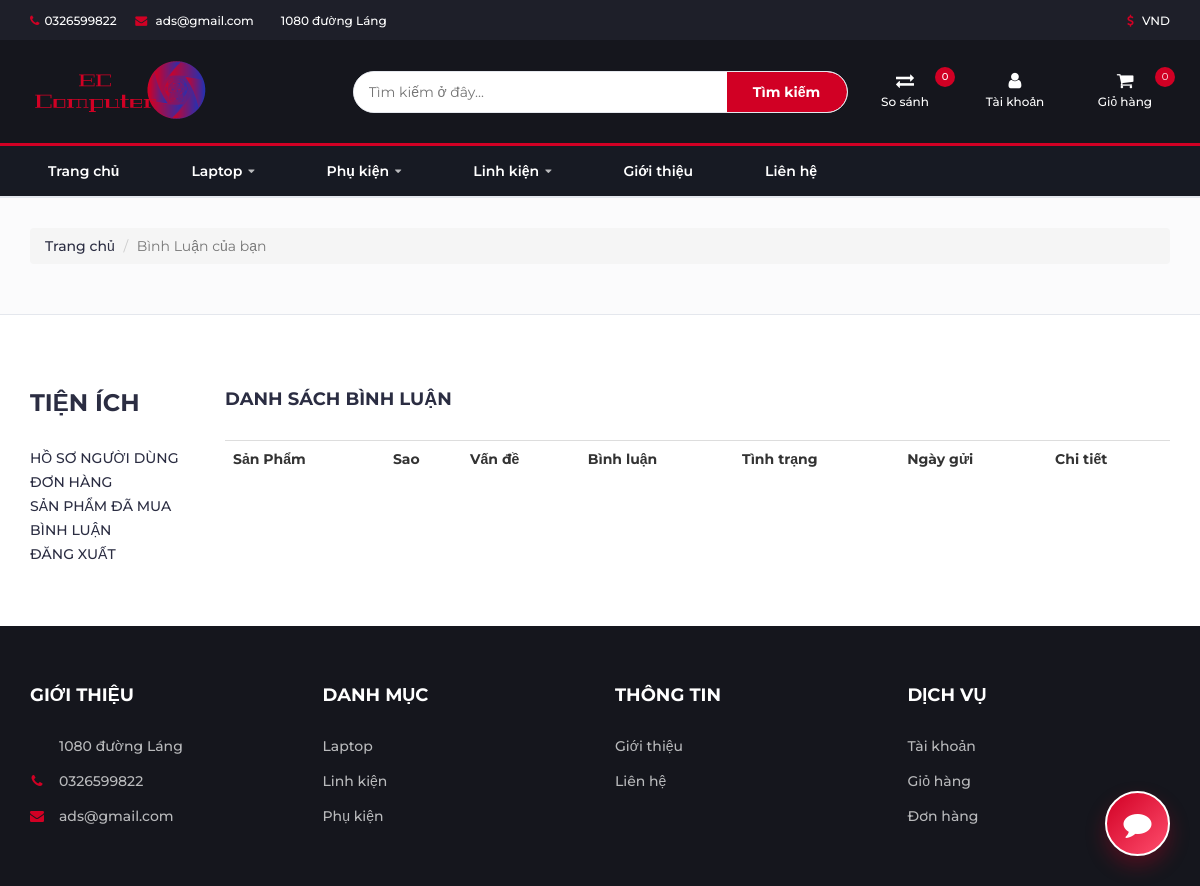
The app's page /user/comments/ with its own data.
### home/models.py (models this page shows, shortened)
class Setting(models.Model):
    STATUS = (
        ('True', 'True'),
        ('False', 'False'),
    )
    title = models.CharField(max_length=150)
    keywords = models.CharField(max_length=255)
    description = models.CharField(max_length=255)
    company = models.CharField(max_length=50)
    address = models.CharField(blank=True,max_length=100)
    phone = models.CharField(blank=True,max_length=15)
    fax = models.CharField(blank=True,max_length=15)
    email = models.CharField(blank=True,max_length=50)
    smtpserver = models.CharField(blank=True,max_length=50)
    smtpemail = models.CharField(blank=True,max_length=50)
    smtppassword = models.CharField(blank=True,max_length=10)
    smtpport = models.CharField(blank=True,max_length=5)
    icon = models.ImageField(blank=True,upload_to='images/')
    facebook = models.CharField(blank=True,max_length=50)
    instagram = models.CharField(blank=True,max_length=50)
    twitter = models.CharField(blank=True,max_length=50)
    youtube = models.CharField(blank=True, max_length=50)
    aboutus = RichTextUploadingField(blank=True)
    contact = RichTextUploadingField(blank=True)
    references = RichTextUploadingField(blank=True)
    status=models.CharField(max_length=10,choices=STATUS)
    create_at=models.DateTimeField(auto_now_add=True)
    update_at=models.DateTimeField(auto_now=True)

### product/models.py (models this page shows, shortened)
class Category(MPTTModel):
    STATUS = (
        ('True', 'True'),
        ('False', 'False'),
    )
    parent = TreeForeignKey('self',blank=True, null=True ,related_name='children', on_delete=models.CASCADE)
    title = models.CharField(max_length=50)
    keywords = models.CharField(max_length=255)
    description = models.TextField(max_length=255)
    image=models.ImageField(blank=True,upload_to='images/')
    status=models.CharField(max_length=10, choices=STATUS)
    slug = models.SlugField(null=False, unique=True)
    create_at=models.DateTimeField(auto_now_add=True)
    update_at=models.DateTimeField(auto_now=True)
    class MPTTMeta:
        order_insertion_by=['title']

### user/views.py (the view)
# urls.py: path('comments/', views.user_comments, name='user_comments'),
def user_comments(request):
    category = get_categories()
    setting = Setting.objects.get(pk=1)
    current_user = request.user
    comments = Comment.objects.filter(user_id=current_user.id)
    context = {
        'category': category,
        'setting': setting,
        'comments': comments,
    }
    return render(request, 'user_comments.html', context)

### home/context_processors.py (called while the page is built)
def cart_info(request):
    user = request.user
    if user.is_authenticated:
        shopcart = ShopCart.objects.filter(user_id=user.id).select_related('product')
    else:
        shopcart = ShopCart.objects.none()
    total = 0
    totalqty = 0
    for rs in shopcart:
        if rs.product:
            total += rs.product.final_price * rs.quantity
            totalqty += rs.quantity
    return {
        'shopcart': shopcart,
        'total': total,
        'totalqty': totalqty,
    }

def site_settings(request):
    return {'setting': Setting.objects.filter(pk=1).first()}

def wishlist_count(request):
    if request.user.is_authenticated:
        from product.models import Wishlist
        count = Wishlist.objects.filter(user=request.user).count()
    else:
        count = 0
    return {'wishlist_count': count}

### product/models.py (called while the page is built)
def get_categories():
    categories = cache.get(CATEGORY_CACHE_KEY)
    if categories is None:
        categories = list(Category.objects.all())
        cache.set(CATEGORY_CACHE_KEY, categories, CATEGORY_CACHE_TIMEOUT)
    return categories

### user/templates/user_comments.html (shortened to what this page needs)
{% extends 'homebase.html' %}
{% block sidebar %} {% include 'sidebar.html' %} {% endblock %}
{% block body %}
    <div id="breadcrumb">
        <div class="container">
            <ul class="breadcrumb">
                <li><a href="/">Trang chủ</a></li>
                <li class="active">Bình Luận của bạn</li>
            </ul>
        </div>
    </div>
    <div class="section">
        <div class="container">
            <div class="row">
                <div class="col-md-2">
                    {% include "user_panel.html" %}
                </div>
                <div class="col-md-10">
                    <div class="section-title">
                        <h4 class="title">Danh sách bình luận</h4>
                    </div>
                    <table class="shopping-cart-table table">
                        <tr>
                            <th class="text-left">Sản Phẩm </th>
                            <th class="text-left">Sao </th>
                            <th class="text-left">Vấn đề </th>
                            <th class="text-left">Bình luận </th>
                            <th class="text-left">Tình trạng </th>
                            <th class="text-left">Ngày gửi </th>
                            <th class="text-left">Chi tiết </th>
                        </tr>
                    </table>
                </div>
            </div>
        </div>
    </div>
{% endblock %}

### home/templates/header.html (shortened to what this page needs)
{% load static %}
{% load humanize %}
<header>
	<div id="top-header">
		<div class="container">
			<ul class="header-links pull-left">
				<li><a href="#"><i class="fa fa-phone"></i>{{setting.phone}}</a></li>
				<li><a href="#"><i class="fa fa-envelope"></i> {{ setting.email }}</a></li>
				<li><a href="#"> {{setting.address}}</a></li>
			</ul>
			<ul class="header-links pull-right">
				<li><a href="#"><i class="fa fa-dollar"></i> VND</a></li>
			</ul>
		</div>
	</div>
	<div id="header">
		<div class="container">
			<div class="row">
				<div class="col-md-3">
					<div class="header-logo">
						<a href="/" class="logo">
							<img src="{% static '' %}img/logog.png" alt="">
						</a>
					</div>
				</div>
				<div class="col-md-6">
					<div class="header-search">
						<form action="/search/" method="post">
							<input id="query" name="query" class="input" type="text" placeholder="Tìm kiếm ở đây...">
							<button type="submit" class="search-btn">Tìm kiếm</button>
						</form>
					</div>
				</div>
				<div class="col-md-3 clearfix">
					<div class="header-ctn">
						<div>
							<a href="/product/compare/">
								<i class="fa fa-exchange"></i>
								<span>So sánh</span>
								<div class="qty" id="compare-count-header">{{ request.session.compare_list|length|default:0 }}</div>
							</a>
						</div>
						<div class="dropdown">
							<a class="dropdown-toggle" data-toggle="dropdown" aria-expanded="true" style="cursor: pointer;">
								<i class="fa fa-user"></i>
								<span>{% if user.id is not None %}{{ user.username }}{% else %}Tài khoản{% endif %}</span>
							</a>
						</div>
						<div class="dropdown" style="position:relative;">
							<div class="qty" id="cart-qty-badge" style="position:absolute;right:-5px;top:-5px;z-index:2;width:20px;height:20px;line-height:20px;text-align:center;border-radius:50%;font-size:10px;color:#fff;background:#d10024;pointer-events:none;">{{totalqty|default:0}}</div>
							<a class="dropdown-toggle" data-toggle="dropdown" aria-expanded="true" style="cursor: pointer;">
								<i class="fa fa-shopping-cart"></i>
								<span>Giỏ hàng</span>
							</a>
						</div>
					</div>
				</div>
			</div>
		</div>
	</div>
</header>

### home/templates/sidebar.html (shortened to what this page needs)
{% load static %}
<nav id="navigation">
  <div class="container">
    <div id="responsive-nav">
      <ul class="main-nav nav navbar-nav">
        <li><a href="/">Trang chủ</a></li>
        {% for top in category %}
          {% if top.level == 0 %}
          <li class="nav-item-has-panel">
            <a href="/category/{{ top.id }}/{{ top.slug }}">
              {{ top.title }}
              {% if not top.is_leaf_node %}<i class="fa fa-caret-down"></i>{% endif %}
            </a>
          </li>
          {% endif %}
        {% endfor %}
        <li><a href="/aboutus">Giới thiệu</a></li>
        <li><a href="/contact">Liên hệ</a></li>
      </ul>
    </div>
  </div>
</nav>

### home/templates/footer.html (shortened to what this page needs)
{% load static %}
{% load humanize %}
		<footer id="footer">
			<div class="section">
				<div class="container">
					<div class="row">
						<div class="col-md-3 col-xs-6">
							<div class="footer">
								<h3 class="footer-title">Giới thiệu</h3>
								<ul class="footer-links">
									<li><a href="#">{{setting.address}}</a></li>
									<li><a href="#"><i class="fa fa-phone"></i>{{setting.phone}}</a></li>
									<li><a href="#"><i class="fa fa-envelope"></i>{{ setting.email }}</a></li>
								</ul>
							</div>
						</div>
						<div class="col-md-3 col-xs-6">
							<div class="footer">
								<h3 class="footer-title">Danh mục</h3>
								<ul class="footer-links">
									<li><a href="/category/4/laptop">Laptop</a></li>
									<li><a href="/category/11/linh-kien">Linh kiện</a></li>
									<li><a href="/category/7/ph-kin">Phụ kiện</a></li>
								</ul>
							</div>
						</div>
						<div class="col-md-3 col-xs-6">
							<div class="footer">
								<h3 class="footer-title">Thông tin</h3>
								<ul class="footer-links">
									<li><a href="/aboutus">Giới thiệu</a></li>
									<li><a href="/contact">Liên hệ</a></li>
								</ul>
							</div>
						</div>
						<div class="col-md-3 col-xs-6">
							<div class="footer">
								<h3 class="footer-title">Dịch vụ</h3>
								<ul class="footer-links">
									<li><a href="/user">Tài khoản</a></li>
									<li><a href="/shopcart/">Giỏ hàng</a></li>
									<li><a href="/user/orders">Đơn hàng</a></li>
								</ul>
							</div>
						</div>
					</div>
				</div>
			</div>
		</footer>
		{% load static %}
		<link rel="stylesheet" href="https://code.jquery.com/ui/1.13.2/themes/base/jquery-ui.css">

### home/static/css/style.css (style rules this page uses)
body { font-family: 'Montserrat', sans-serif; font-weight: 400; color: #333; overflow-x: hidden; }
h1, h2, h3, h4, h5, h6 { color: #2B2D42; font-weight: 700; margin: 0 0 10px; }
a { color: #2B2D42; font-weight: 500; -webkit-transition: 0.2s color; transition: 0.2s color; }
ul, ol { margin: 0; padding: 0; list-style: none }
.input { height: 40px; padding: 0px 15px; border: 1px solid #E4E7ED; background-color: #FFF; width: 100%; }
.section { padding-top: 30px; padding-bottom: 30px; }
.section-title { position: relative; margin-bottom: 30px; margin-top: 15px; }
.section-title .title { display: inline-block; text-transform: uppercase; margin: 0px; }
#breadcrumb { padding: 30px 0px; background: #FBFBFC; border-bottom: 1px solid #E4E7ED; margin-bottom: 30px; }
#top-header { padding-top: 10px; padding-bottom: 10px; background-color: #1E1F29; }
.header-links li { display: inline-block; margin-right: 15px; font-size: 12px; }
.header-links li:last-child { margin-right: 0px; }
.header-links li a { color: #FFF; }
.header-links li i { color: #D10024; margin-right: 5px; }
#header { padding-top: 15px; padding-bottom: 15px; background-color: #15161D; }
.header-logo { float: left; }
.header-logo .logo img { display: block; }
.header-search { padding: 15px 0px; }
.header-search form { position: relative; }
.header-search form .input { width: calc(100% - 260px); margin-right: -4px; }
.header-search form .search-btn { height: 40px; width: 100px; background: #D10024; color: #FFF; font-weight: 700; border: none; border-radius: 0px 40px 40px 0px; }
.header-ctn { float: right; padding: 15px 0px; }
.header-ctn>div { display: inline-block; }
.header-ctn>div+div { margin-left: 15px; }
.header-ctn>div>a { display: block; position: relative; width: 90px; text-align: center; color: #FFF; }
.header-ctn>div>a>i { display: block; font-size: 18px; }
.header-ctn>div>a>span { font-size: 12px; }
.header-ctn>div>a>.qty { position: absolute; right: 15px; top: -10px; width: 20px; height: 20px; line-height: 20px; text-align: center; border-radius: 50%; font-size: 10px; color: #FFF; background-color: #D10024; }
#navigation { background: #FFF; border-bottom: 2px solid #E4E7ED; border-top: 3px solid #D10024; }
.main-nav>li+li { margin-left: 30px }
.main-nav>li>a { padding: 20px 0px; }
.main-nav>li>a:after { content: ""; display: block; width: 0%; height: 2px; background-color: #D10024; -webkit-transition: 0.2s all; transition: 0.2s all; }
#footer { background: #15161D; color: #B9BABC; }
.footer { margin: 30px 0px; }
.footer .footer-title { color: #FFF; text-transform: uppercase; font-size: 18px; margin: 0px 0px 30px; }
.footer-links li+li { margin-top: 15px; }
.footer-links li a { color: #B9BABC; }
.footer-links li i { margin-right: 15px; color: #D10024; width: 14px; text-align: center; }

### home/templates/header.html (style rules this page uses)
#header .row { display: flex; align-items: center; flex-wrap: wrap; }
.header-search { padding: 0 30px; }
.header-search form { display: flex !important; align-items: center; width: 100%; background: #fff; border: 1px solid #E4E7ED; border-radius: 40px; overflow: hidden; }
.header-search form .input { flex: 1; border: none; height: 40px; padding: 0 15px; outline: none; width: 100%; }
.header-search form .search-btn { width: 120px; border: none; height: 40px; background: #D10024; color: #FFF; font-weight: 700; cursor: pointer; }
.header-ctn { display: flex !important; align-items: center; justify-content: flex-end; gap: 20px; padding: 0; float: none; }
.header-ctn > div { float: none !important; margin-left: 0 !important; }
.header-ctn > div > a { display: flex; flex-direction: column; align-items: center; position: relative; text-decoration: none; color: #FFF; }
.header-ctn > div > a > i { font-size: 18px; margin-bottom: 3px; }
.header-ctn > div > a > span { font-size: 12px; }
#cart-qty-badge, #compare-count-header { position: absolute; right: -5px; top: -5px; width: 20px; height: 20px; line-height: 20px; text-align: center; border-radius: 50%; font-size: 10px; color: #FFF; background-color: #D10024; z-index: 2; pointer-events: none; }

### home/templates/chatbot.html (style rules this page uses)
:root { --primary-color: #D10024; --secondary-color: #2b2d42; --bg-glass: rgba(255, 255, 255, 0.95); --user-msg-bg: #f3f4f6; --ai-msg-bg: #D10024; --shadow-lg: 0 10px 25px -5px rgba(0, 0, 0, 0.1), 0 8px 10px -6px rgba(0, 0, 0, 0.1); }

### records on screen
Setting: phone "0326599822", email "ads@gmail.com", address "1080 đường Láng"
Category: title "Laptop"
Category: title "Phụ kiện"
Category: title "Linh kiện"

### other values on screen
{{ request.session.compare_list|length|default:0 }} "0"
{{ totalqty|default:0 }} "0"
